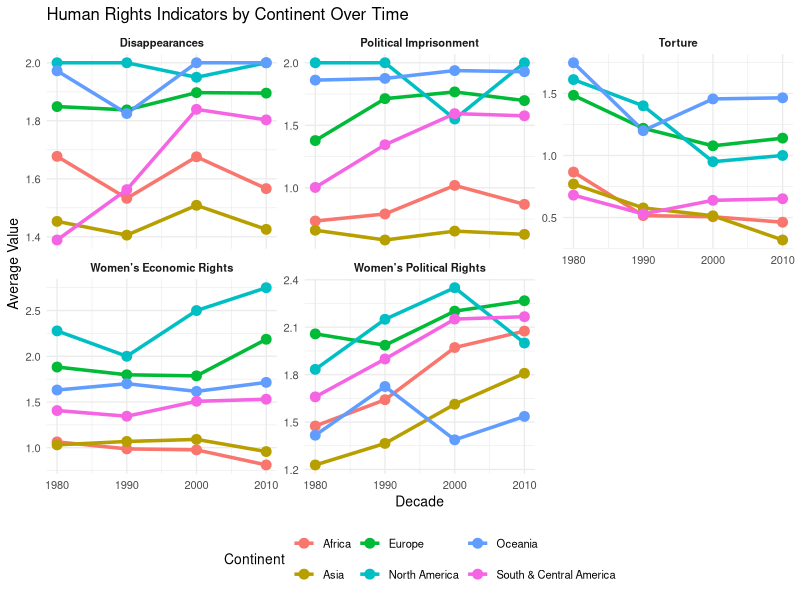
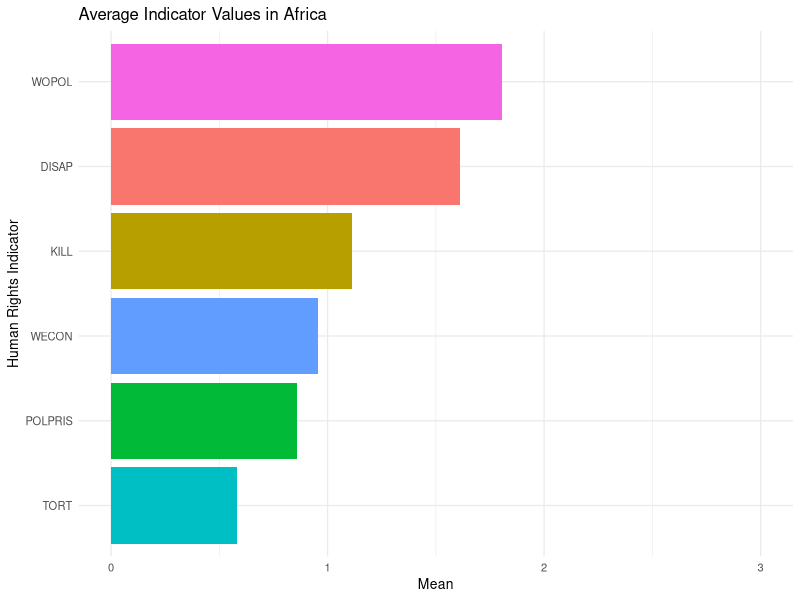
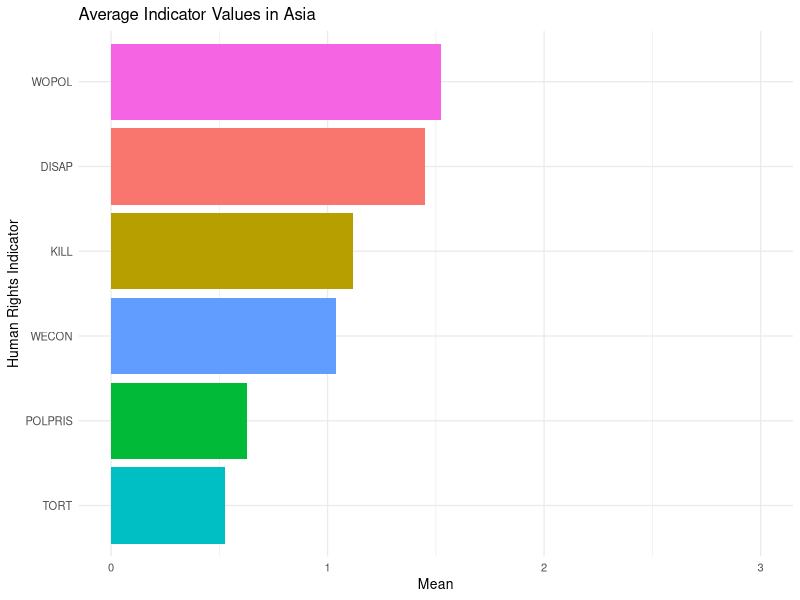
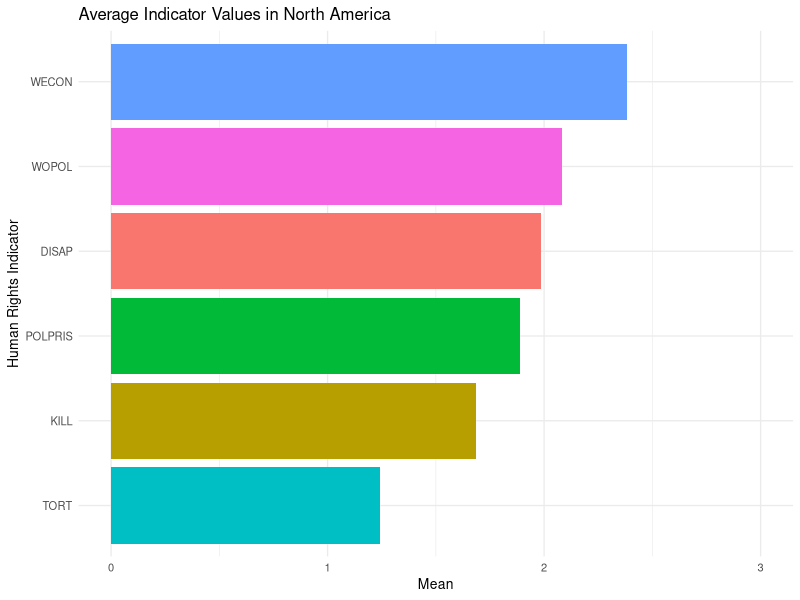
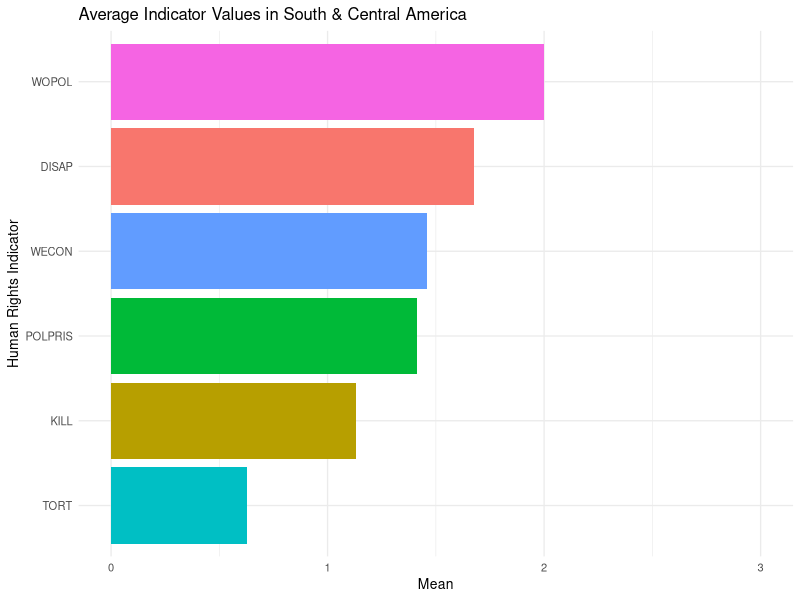
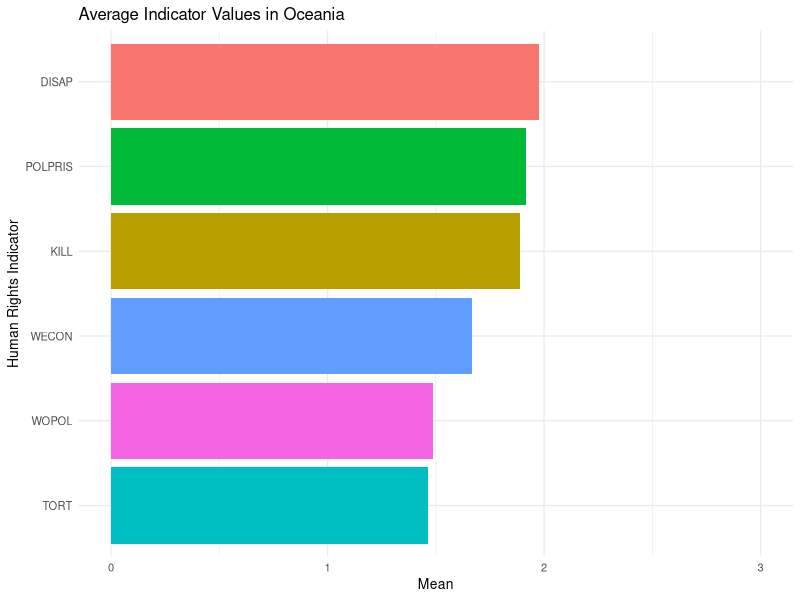
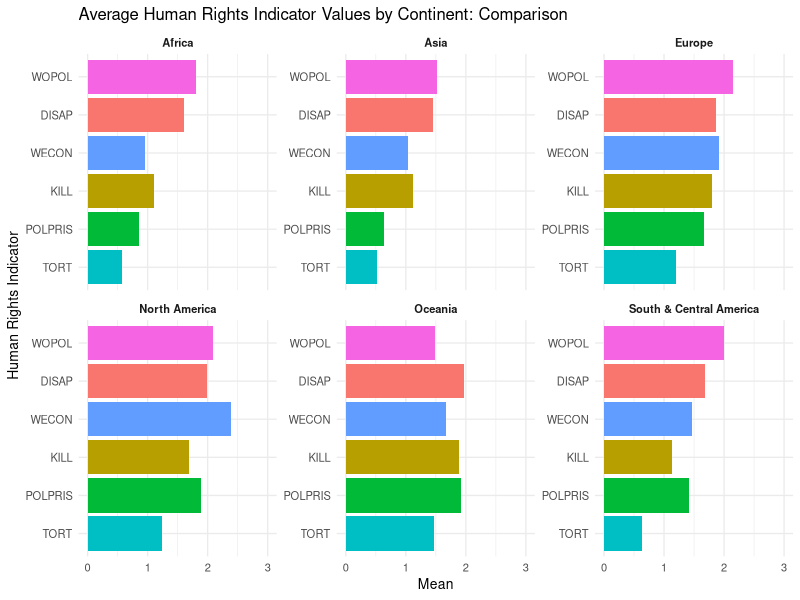
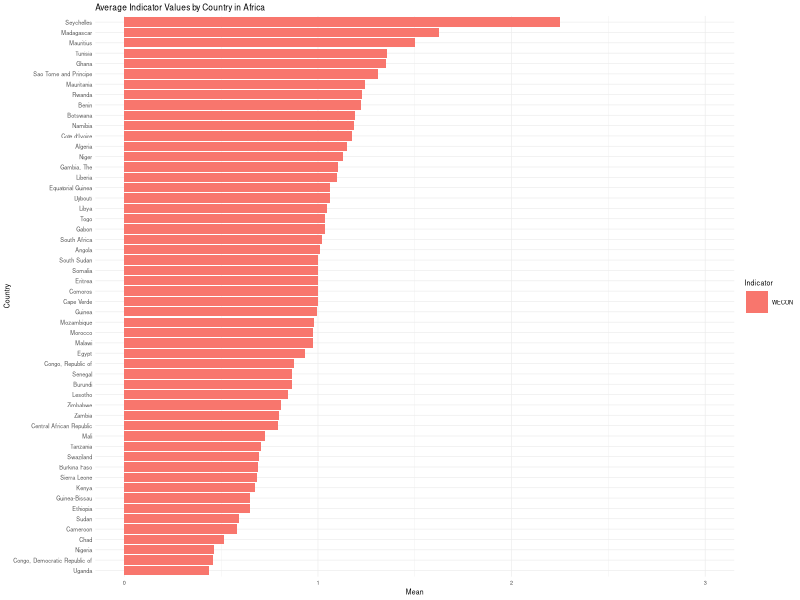

The R script that drew these images, in order:
## ---- chunk 1
knitr::opts_chunk$set(echo = TRUE)
library(here)
library(readr)
library(dplyr)
library(tidyverse)
library(kableExtra)
## ---- chunk 2
ciri_data <- read_csv(here("data", "CIRI_data", "CIRI_data_raw.csv")) 

# Removing unnecessary variables from dataset
df <- ciri_data %>% 
  select(-c(COW, 
            POLITY, 
            UNSUBREG,
            PHYSINT,
            OLD_EMPINX,
            NEW_EMPINX,
            ASSN,
            FORMOV,
            DOMMOV,
            OLD_MOVE,
            SPEECH,
            ELECSD,
            OLD_RELFRE,
            NEW_RELFRE,
            WORKER,
            WOSOC,
            INJUD)) 
## ---- chunk 3
# Checking for number of NA's in each variable and deleting rows with NA's
print(colSums(is.na(df))) 
df_full <- na.omit(df) 

# Checking for duplicates within variables and duplicate rows
print(sum(duplicated(df_full)))
df_no_dups <- distinct(df_full) 
## ---- chunk 4
# Making missing code, periods of interregnum, and occupation NAs
df_no_dups[df_no_dups == -999] <- NA
df_no_dups[df_no_dups == -77]  <- NA
df_no_dups[df_no_dups == -66]  <- NA

# Creating decade variable 
df_decade_region <- df_no_dups %>% 
  mutate(DECADE = floor(YEAR/10)*10)

# Map UNREG codes to continent/region names
region_map <- tibble(
  UNREG = c(2, 9, 419, 21, 142, 150),
  CONT = c("Africa", "Oceania", "South & Central America", "North America" , "Asia", "Europe") 
) 

# Combining the two tables
df_decade_region <- df_decade_region %>%
  left_join(region_map, by = "UNREG")

# Getting rid of duplicate column and renaming `CONT.x`
df_decade_region$CONT.y <- NULL

names(df_decade_region)[names(df_decade_region) == "CONT.x"] <- "CONT"

df_decade_region %>%
  head() %>%
  kbl() %>%
  kable_styling()
## ---- chunk 5
# Creating list of human rights indicators 
key_vars <- c("DISAP", "KILL", "POLPRIS", "TORT", "WECON", "WOPOL")

# Mean of indicators over country
avg_indicators_ctry <- df_decade_region %>%
  group_by(CTRY) %>%
  summarise(across(all_of(key_vars), mean, na.rm = TRUE), .groups = "drop")

avg_indicators_ctry%>%
  head() %>%
  kbl() %>%
  kable_styling()
## ---- chunk 6
# Mean of indicators over UN continental regions
avg_indicators_cont <- df_decade_region %>%
  group_by(CONT) %>%
  summarise(across(all_of(key_vars), mean, na.rm = TRUE), .groups = "drop")

avg_indicators_cont %>%
  kbl() %>%
  kable_styling()
## ---- chunk 7
# Mean of indicators grouped by decade 
df_decade_avg <- df_decade_region %>%
  group_by(DECADE) %>%
  summarise(across(all_of(key_vars), mean, na.rm = TRUE), .groups = "drop")

df_decade_avg%>%
  kbl() %>%
  kable_styling()
## ---- chunk 8
# Mean of indicators grouped by continent, country, and decade 
df_continent_decade_avg <- df_decade_region %>%
  group_by(CONT, CTRY, DECADE) %>%
  summarise(across(all_of(key_vars), mean, na.rm = TRUE), .groups = "drop")

df_continent_decade_avg %>%
  head() %>%
  kbl() %>%
  kable_styling()
## ---- chunk 9
df_facet <- df_continent_decade_avg %>%
  group_by(CONT, DECADE) %>%
  summarize(
    WECON  = mean(WECON,  na.rm = TRUE),
    DISAP  = mean(DISAP,  na.rm = TRUE),
    TORT   = mean(TORT,   na.rm = TRUE),
    POLPRIS = mean(POLPRIS, na.rm = TRUE),
    WOPOL  = mean(WOPOL,  na.rm = TRUE),
    .groups = "drop"
  ) %>%
  pivot_longer(
    cols = c(WECON, DISAP, TORT, POLPRIS, WOPOL),
    names_to = "indicator",
    values_to = "avg_value"
  )
## ---- chunk 10
df_facet$indicator <- recode(df_facet$indicator,
  WECON = "Women's Economic Rights",
  DISAP = "Disappearances",
  TORT = "Torture",
  POLPRIS = "Political Imprisonment",
  WOPOL = "Women's Political Rights"
)

ggplot(df_facet, aes(x = DECADE, y = avg_value, color = CONT, group = CONT)) +
  geom_line(size = 1.2) +
  geom_point(size = 3) +
  facet_wrap(~ indicator, scales = "free_y") +
  labs(
    title = "Human Rights Indicators by Continent Over Time",
    x = "Decade",
    y = "Average Value",
    color = "Continent"
  ) +
  theme_minimal(base_size = 10) +
  theme(
    strip.text = element_text(face = "bold"),
    legend.position = "bottom"
  )
## ---- chunk 11
# Function for seeing indicator within continent 
plot_indicator_means <- function(data, continent, indicators) {
  data %>%
    filter(CONT == continent) %>%
    select(CONT, all_of(indicators)) %>%
    pivot_longer(cols = all_of(indicators), names_to = "Indicator", values_to = "Value") %>%
    group_by(Indicator) %>%
    summarize(Mean_Value = mean(Value, na.rm = TRUE)) %>%
    ggplot(aes(x = reorder(Indicator, Mean_Value), y = Mean_Value, fill = Indicator)) +
    geom_col() +
    coord_flip() +
    scale_y_continuous(limits = c(0, 3), breaks = 0:3) +
    labs(
      title = paste("Average Indicator Values in", continent),
      x = "Human Rights Indicator",
      y = "Mean",
      fill = "Indicator"
    ) +
    theme_minimal(base_size = 10) +
    theme(legend.position = "none")
}
## ---- chunk 12
# Plotting function for Africa Geoscheme across all key variables
plot_indicator_means(
  df_continent_decade_avg,
  continent = "Africa",
  indicators = key_vars
)
## ---- chunk 13
# Plotting function for Asia Geoscheme across all key variables
plot_indicator_means(
  df_continent_decade_avg,
  continent = "Asia",
  indicators = key_vars
)
## ---- chunk 14
# Plotting function for North America Geoscheme across all key variables
plot_indicator_means(
  df_continent_decade_avg,
  continent = "North America",
  indicators = key_vars
)
## ---- chunk 15
# Plotting function for South & Central America Geoscheme across all key variables
plot_indicator_means(
  df_continent_decade_avg,
  continent = "South & Central America",
  indicators = key_vars
)
## ---- chunk 16
# Plotting function for Oceania Geoscheme across all key variables
plot_indicator_means(
  df_continent_decade_avg,
  continent = "Oceania",
  indicators = key_vars
)
## ---- chunk 17
plot_indicator_means_facet <- function(data, indicators) {
  data %>%
    select(CONT, all_of(indicators)) %>%
    pivot_longer(cols = all_of(indicators), names_to = "Indicator", values_to = "Value") %>%
    group_by(CONT, Indicator) %>%
    summarize(Mean_Value = mean(Value, na.rm = TRUE), .groups = "drop") %>%
    ggplot(aes(x = reorder(Indicator, Mean_Value), y = Mean_Value, fill = Indicator)) +
    geom_col() +
    coord_flip() +
    scale_y_continuous(limits = c(0, 3), breaks = 0:3) +
    labs(
      title = "Average Human Rights Indicator Values by Continent: Comparison",
      x = "Human Rights Indicator",
      y = "Mean",
      fill = "Indicator"
    ) +
    facet_wrap(~ CONT, scales = "free_y") +
    theme_minimal(base_size = 10) +
    theme(
      legend.position = "none",
      strip.text = element_text(face = "bold")
    )
}

plot_indicator_means_facet(df_continent_decade_avg, key_vars)

## ---- chunk 18

plot_country_means <- function(data, continent, indicators) {
  data %>%
    filter(CONT == continent) %>%
    group_by(CTRY) %>%
    summarize(across(all_of(indicators), ~ mean(.x, na.rm = TRUE))) %>%
    pivot_longer(cols = all_of(indicators), names_to = "Indicator", values_to = "Mean_Value") %>%
    ggplot(aes(x = reorder(CTRY, Mean_Value), y = Mean_Value, fill = Indicator)) +
    geom_col(position = "dodge") +
    coord_flip() +
    scale_y_continuous(limits = c(0, 3), breaks = 0:3) +
    labs(
      title = paste("Average Indicator Values by Country in", continent),
      x = "Country",
      y = "Mean",
      fill = "Indicator"
    ) +
    theme_minimal(base_size = 5)
}

## ---- chunk 19
# Average values of women's economic rights among countries in Africa
africa_wecon <- plot_country_means(df_continent_decade_avg, "Africa", 'WECON')

africa_wecon

# Saving to png for better viewing
# ggsave(
#   filename = "WECON_Africa_Geoscheme.png", 
#   plot = africa_wecon,
#   width = 14, 
#   height = 12,
#   dpi = 300  
# )
## ---- chunk 20
# Average values of political imprisonment  among countries in Africa
africa_polpris <- plot_country_means(df_continent_decade_avg, "Africa", 'POLPRIS')

africa_polpris

# Saving to png for better viewing
# ggsave(
#   filename = "POLPRIS_Africa_Geoscheme.png", 
#   plot = africa_polpris,
#   width = 14, 
#   height = 12,
#   dpi = 300  
# )
## ---- chunk 21
# Average values of women's political rights among countries in Asia
asia_wopol <- plot_country_means(df_continent_decade_avg, "Asia", 'WOPOL')

asia_wopol

# Saving to png for better viewing
# ggsave(
#   filename = "WOPOL_Asia_Geoscheme.png", 
#   plot = asia_wopol,
#   width = 14, 
#   height = 12,
#   dpi = 300  
# )
## ---- chunk 22
# Average values of political imprisonment rights among countries in Asia
asia_polpris <- plot_country_means(df_continent_decade_avg, "Asia", 'POLPRIS')

asia_polpris

# Saving to png for better viewing
# ggsave(
#   filename = "POLPRIS_Asia_Geoscheme.png", 
#   plot = asia_polpris,
#   width = 14, 
#   height = 12,
#   dpi = 300  
# )
## ---- chunk 23
# Average values of women's economic rights among countries in... 
# South & Central America
scamerica <- plot_country_means(df_continent_decade_avg, "South & Central America", 'WECON')

scamerica

# Saving to png for better viewing
# ggsave(
#   filename = "WECON_SouthCentral_America_Geoscheme.png", 
#   plot = scamerica,
#   width = 14, 
#   height = 12,
#   dpi = 300  
# )
## ---- chunk 24
# Fetching world map model
world <- map_data("world")

# Pivoting `avg_indicators_ctry` to create table for graph
avg_indicators_long <- avg_indicators_ctry %>%
  pivot_longer(cols = all_of(key_vars),
               names_to = "Indicator",
               values_to = "Score")
# Join tables on country and remove NAs 
map_joined <- world %>%
  left_join(avg_indicators_long, by = c("region" = "CTRY")) %>%
  filter(!is.na(Score))

# Create Map
p <- ggplot(map_joined, aes(long, lat, group = group)) +
  geom_polygon(aes(fill = Score, alpha = Score), color = "white", size = 0.2) +
  scale_fill_gradient(name = "Score (0–3)", low = "pink", high = "navy") +
  scale_alpha_continuous(range = c(0.3, 1)) +
  coord_fixed(1.3) +
  labs(
    title = "Global Heat Maps of Human Rights Indicators",
    subtitle = "Color and Transparency represent score intensity (0 = low, 3 = high)"
  ) +
  facet_wrap(~ Indicator, ncol = 2) +
  theme_minimal(base_size = 8) +
  theme(
    legend.position = "bottom",
    strip.text = element_text(face = "bold"),
    plot.title = element_text(size = 12, face = "bold"),
    plot.subtitle = element_text(size = 9)
  )

p

# Saving to png for better viewing
#ggsave(
#   filename = "human_rights_maps.png", 
#   plot = p,
#   width = 14, 
#   height = 12,
#   dpi = 300  
# )
